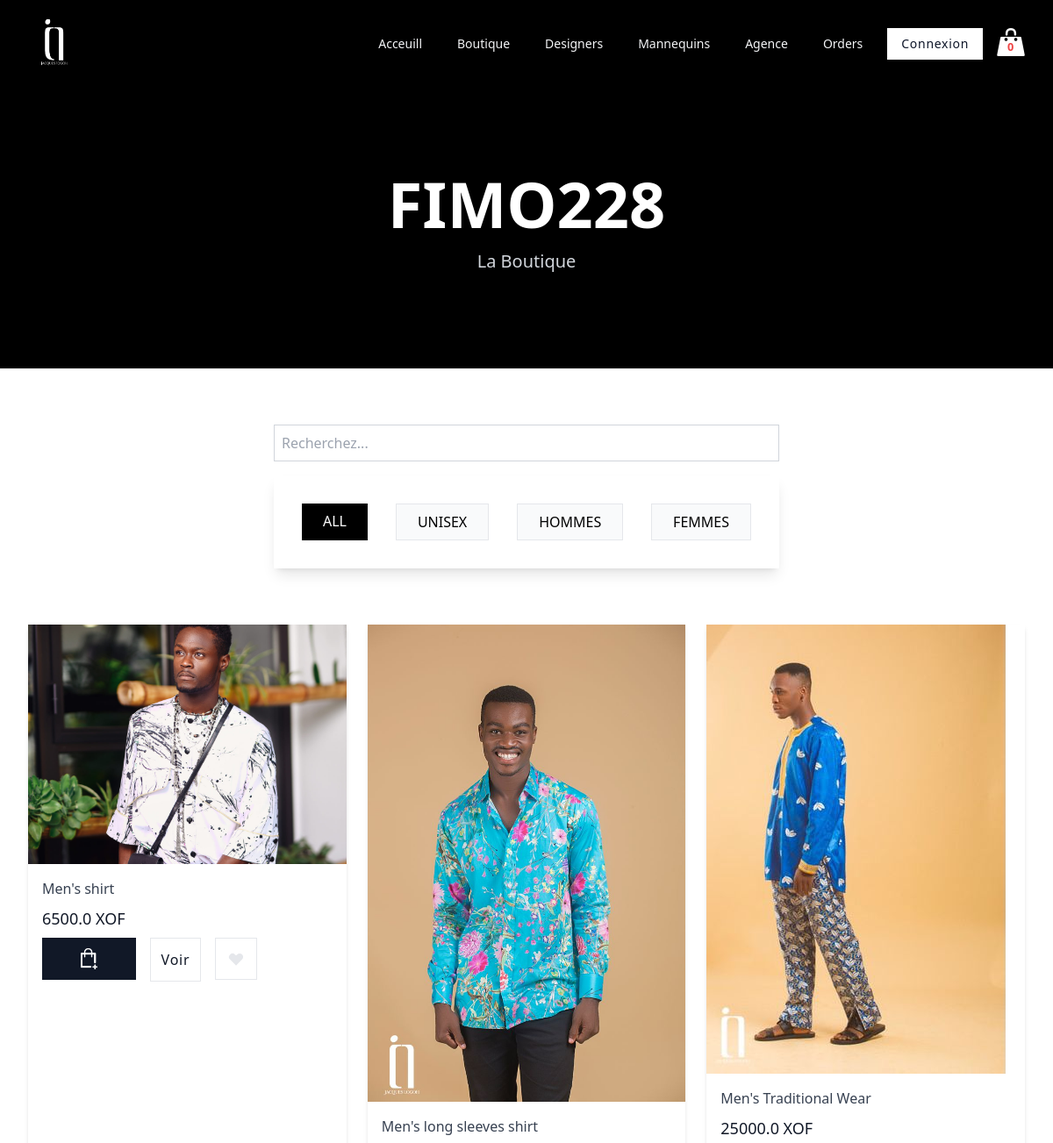
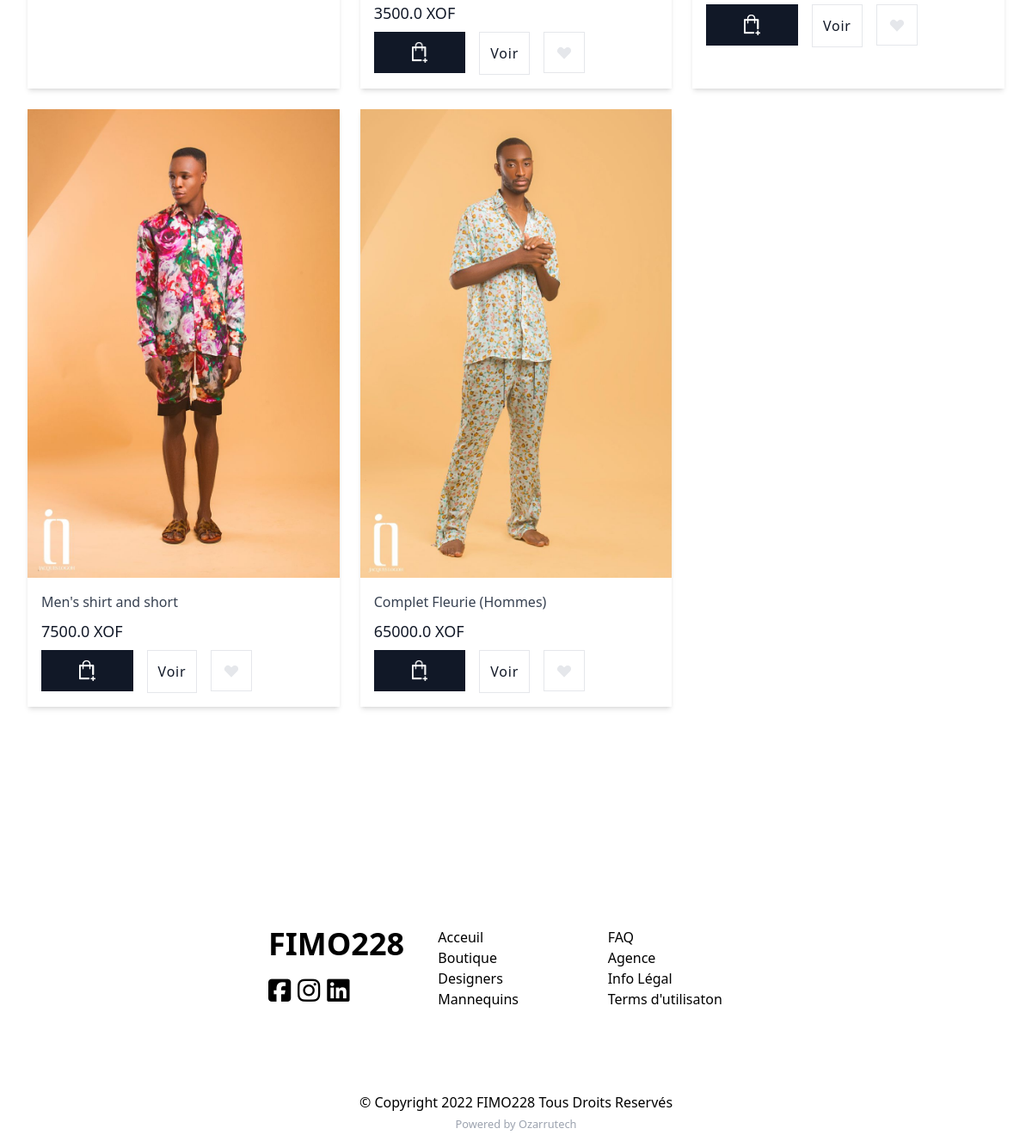
Screenshot of /shop/?query=hommes with the database file from the repository (2 pictures, top to bottom).
### shop/models.py (models this page shows, shortened)
class Couture(models.Model):
    name = models.CharField(max_length=6)

class Product(models.Model):
    name = models.CharField(max_length=128)
    slug = models.SlugField(max_length=128)
    couture = models.ForeignKey(Couture, on_delete=models.SET_NULL, null=True)
    price = models.FloatField(default=0.0)
    quantity = models.IntegerField(default=0)
    collection = models.CharField(max_length=128, blank=True)
    description = models.TextField(blank=True)
    thumbnail = models.ImageField(upload_to='products', blank=True, null=True)
    date_added = models.DateTimeField(auto_now=True)

### shop/views.py (the view)
# urls.py: path('', products, name='products'),
def products(req):
    data = cartData(req)
    cartItems = data['cartItems']
    query = req.GET.get('query') if req.GET.get('query') != None else ''
    products = Product.objects.filter(
        Q(couture__name__icontains=query) | Q(name__icontains=query) | Q(collection__icontains=query))
    coutures = Couture.objects.all()
    context = {'products': products,
               'coutures': coutures, 'cartItems': cartItems, 'title': 'boutique'}
    return render(req, 'shop/index.html', context)

### shop/utils.py (called while the page is built, shortened)
def cookieCart(req):
    try:
        cart = json.loads(req.COOKIES['cart'])
    except:
        cart = {}
    print('Cart:', cart)
    items = []
    order = {
        'get_cart_items': 0,
        'get_cart_total': 0
    }
    cartItems = order['get_cart_items']
    return {'cartItems': cartItems, 'order': order, 'items': items}

def cartData(req):
    if req.user.is_authenticated:
        customer = req.user.customer
        order, created = Order.objects.get_or_create(
            customer=customer, is_payed=False)
        items = order.orderitem_set.all()
        cartItems = order.get_cart_items
    else:
        cookieData = cookieCart(req)
        cartItems = cookieData['cartItems']
        order = cookieData['order']
        items = cookieData['items']
    return {'cartItems': cartItems, 'order': order, 'items': items}

### shop/templates/shop/index.html (shortened to what this page needs)
{% extends 'main.html' %} {% load static %} {% block content %}
  <div class="py-24 w-full bg-black h-80 text-center text-white ">
    <h1 class="text-5xl font-extrabold lg:font-black lg:text-7xl">FIMO228</h1>
    <p class="mt-4 text-xl text-gray-300">La Boutique</p>
  </div>
<div class="max-w-7xl mx-auto py-16 px-8 lg:px-8">
  <div class="max-w-xl mb-4 mx-auto">
    <form  action="{% url 'products' %}" method="get">
      <input class="p-2 border border-gray-300  w-full" type="text" name="query" placeholder="Recherchez...">
    </form>
  </div>
  <div class="max-w-xl mx-auto mb-16 p-8 shadow-lg flex flex-col md:flex-row gap-4 justify-between">
      <a class="py-2 px-6 uppercase font-medium bg-black text-white"
      href="{% url 'products' %}">All</a>
      {% for couture in coutures %}
      <a class="py-2 px-6 uppercase font-medium border border-gray-200 bg-gray-50"
      href="{% url 'products' %}?query={{couture.name}}">{{couture.name}}</a>
      {% endfor %}
  </div>
  <div
    class="grid grid-cols-1 gap-8 md:grid-cols-2 md:gap-6 lg:grid-cols-3 xl:grid-cols-4 xl:gap-6"
  >
    {% for product in products %}
    <div class="shadow-md rounded-none overflow-hidden block">
      <div
        class="w-full aspect-w-1 aspect-h-1 overflow-hidden xl:aspect-w-7 xl:aspect-h-8"
      >
        <a href="{% url 'product-detail' product.slug %}">
          <img
            src="{{ product.thumbnail.url }}"
            alt="{{ product.name }}"
            class="w-300 h-300 object-center object-cover group-hover:opacity-75 m-0"
          />
        </a>
      </div>
      <div class="m-4">
        <h3 class="mt-2 text-md text-gray-700">{{product.name}}</h3>
        <p class="my-2 text-lg font-medium text-gray-900">
          {{product.price}} XOF
        </p>
        <div class="flex flex-auto space-x-4">
      <button
        data-product="{{product.id}}"
        data-action="add"
        class="flex-none px-6 h-12 md:px-11 title font-small tracking-wider bg-gray-900 hover:bg-black text-white update-cart"
        type="button"
      >
      <img class="h-6" src="{% static 'icons/bag+.png' %}" alt="">
      </button>
          <a
  class="inline-block p-3 title font-medium tracking-wider border border-grey-300 text-gray-900 bg-white"
  href="{% url 'product-detail' product.slug %}"
  >Voir </a>
  <button
  class="flex-none flex items-center justify-center w-12 h-12 text-gray-200 border border-gray-200"
  type="button"
  aria-label="Like"
>
  <svg width="20" height="20" fill="currentColor" aria-hidden="true">
    <path
      fill-rule="evenodd"
      clip-rule="evenodd"
      d="M3.172 5.172a4 4 0 015.656 0L10 6.343l1.172-1.171a4 4 0 115.656 5.656L10 17.657l-6.828-6.829a4 4 0 010-5.656z"
    />
  </svg>
</button>
        </div>
      </div>
    </div>
    {% endfor %}
  </div>
  </div>
  </div>
 {% endblock %}

### static/css/styles.css (style rules this page uses)
*, html { box-sizing: border-box; }

### rows the page displays
Couture: name "UNISEX"
Couture: name "HOMMES"
Couture: name "FEMMES"
Product: thumbnail (picture), name "Men's shirt", price "6500.0"
Product: thumbnail (picture), name "Men's long sleeves shirt", price "3500.0"
Product: thumbnail (picture), name "Men's Traditional Wear", price "25000.0"
Product: thumbnail (picture), name "Men's shirt and short", price "7500.0"
Product: thumbnail (picture), name "Complet Fleurie (Hommes)", price "65000.0"

### other values shown
{{ cartItems }} "0"
